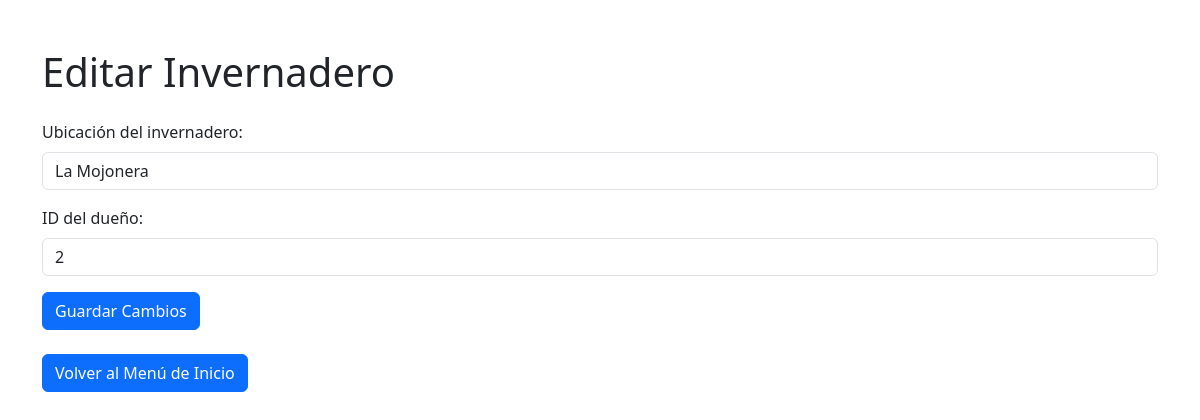
Page /secadmin/editarInvernadero.php?id_Invernadero=5 on the earlier database version.
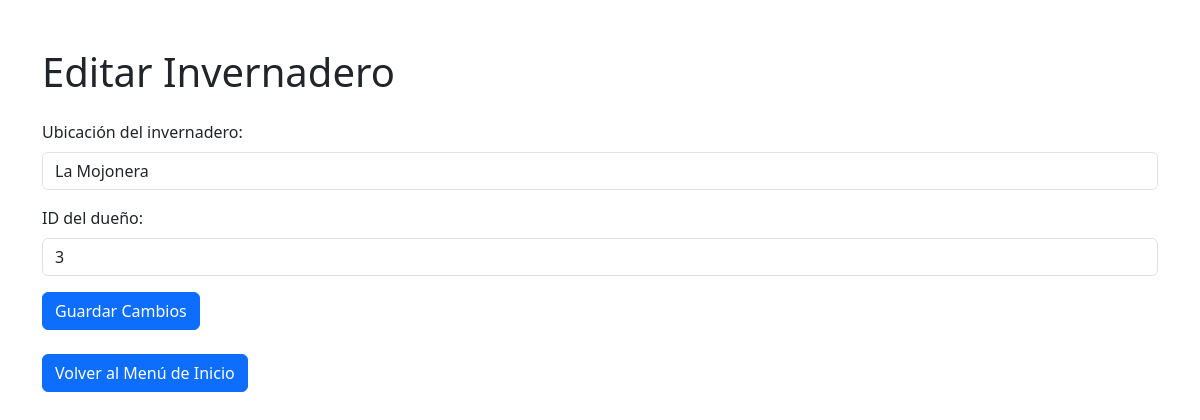
Same page on the later database version.
### tables this page shows
CREATE TABLE `invernadero` (
  `id_Invernadero` int(11) NOT NULL,
  `ubicacionInvernadero` varchar(50) NOT NULL,
  `idUsuario` int(11) NOT NULL
);

### secadmin/editarInvernadero.php (the view, shortened to what this page needs)
<?php
$server = "localhost:3306";
$user = "root";
$pass = "";
$base = "gestioninvernaderos";
$dwes = mysqli_connect($server, $user, $pass, $base);
if (isset($_GET['id_Invernadero'])) {
    $id = $_GET['id_Invernadero'];
    $query_invernadero = "SELECT * FROM invernadero WHERE id_Invernadero = $id";
    $result_invernadero = mysqli_query($dwes, $query_invernadero);
    $invernadero = mysqli_fetch_assoc($result_invernadero);
}
?>
<!DOCTYPE html>
<html lang="es">
<head>
    <link href="https://cdn.jsdelivr.net/npm/bootstrap@5.3.3/dist/css/bootstrap.min.css" rel="stylesheet">
</head>
<body>
    <div class="container mt-5">
        <h1 class="mb-4">Editar Invernadero</h1>
        <form method="post" action="">
            <div class="mb-3">
                <label for="ubicacionInvernadero" class="form-label">Ubicación del invernadero:</label>
                <input type="text" name="ubicacionInvernadero" class="form-control" value="<?php echo $invernadero['ubicacionInvernadero']; ?>" required>
            </div>
            <div class="mb-3">
                <label for="idUsuario" class="form-label">ID del dueño:</label>
                <input type="text" name="idUsuario" class="form-control" value="<?php echo $invernadero['idUsuario']; ?>" required>
            </div>
            <button type="submit" name="editar_invernadero" class="btn btn-primary">Guardar Cambios</button>
        </form>
        <a href="agrosmart.php" class="btn btn-primary mt-4">Volver al Menú de Inicio</a> </div>
</body>
</html>

Differences in the rows shown:
changed invernadero "La Mojonera": idUsuario "2" → "3"
